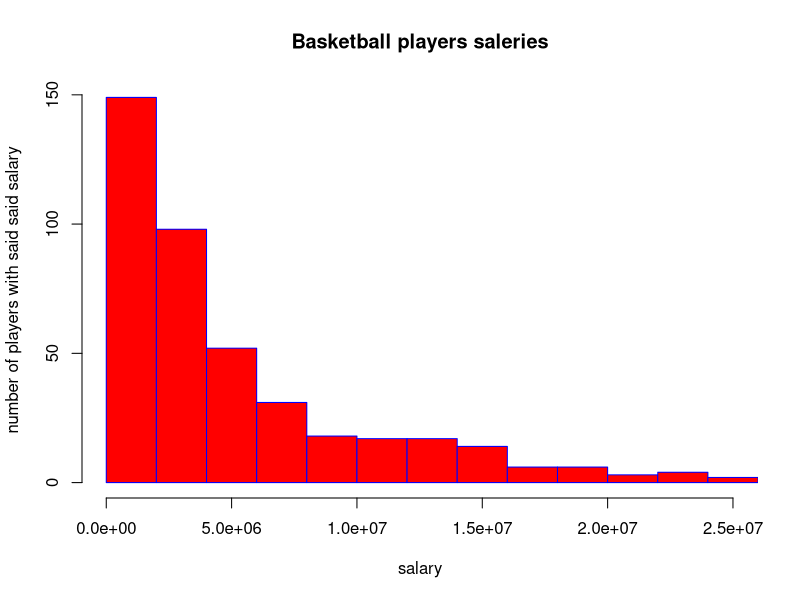

Write R code to recreate this figure.
# Create data for the graph.
v <-  c(30888,
49709,
49709,
55722,
55722,
55722,
61776,
99418,
99418,
111444,
111444,
111444,
169883,
258489,
289755,
289755,
525093,
525093,
525093,
525093,
525093,
525093,
525093,
525093,
525093,
525093,
525093,
525093,
525093,
561716,
600000,
625093,
650000,
700000,
700902,
800321,
845059,
845059,
845059,
845059,
845059,
845059,
845059,
845059,
845059,
855000,
874837,
900000,
947276,
947276,
947276,
947276,
947276,
947276,
947276,
947276,
947276,
947276,
947726,
981348,
981348,
981348,
981348,
981348,
1000000,
1000000,
1000000,
1007026,
1007026,
1015421,
1015421,
1015421,
1015421,
1035000,
1074169,
1100000,
1100602,
1100602,
1100602,
1100602,
1100602,
1131960,
1140240,
1140240,
1142880,
1147276,
1148640,
1149500,
1150000,
1155600,
1159680,
1160160,
1164858,
1170960,
1175880,
1185784,
1185784,
1200000,
1201440,
1210800,
1230840,
1242720,
1252440,
1270964,
1270964,
1276000,
1282080,
1294440,
1300000,
1304520,
1320000,
1335480,
1348440,
1358880,
1362897,
1391160,
1404600,
1415520,
1449000,
1449187,
1463040,
1474440,
1499187,
1500000,
1500000,
1509360,
1524000,
1535880,
1572360,
1584480,
1599840,
1635476,
1636842,
1646400,
1662360,
1706225,
1709719,
1724250,
1733040,
1749840,
1763400,
1824360,
1842000,
1842000,
1920240,
1938840,
1953960,
2000000,
2000000,
2008748,
2021520,
2038206,
2041080,
2050000,
2056920,
2100000,
2109294,
2127840,
2139000,
2139000,
2144772,
2148360,
2165160,
2170465,
2170465,
2170465,
2179353,
2239800,
2250000,
2279040,
2288205,
2288205,
2357760,
2380440,
2380593,
2399040,
2433333,
2481720,
2489530,
2500000,
2500000,
2500000,
2505720,
2525160,
2569260,
2612520,
2616975,
2637720,
2658240,
2750000,
2814000,
2814000,
2814000,
2836186,
2836768,
2841960,
2850000,
2854940,
2854940,
2854940,
2869440,
2891760,
2894059,
2900000,
2900000,
2943221,
3000000,
3000000,
3000000,
3034356,
3036927,
3075880,
3102240,
3110796,
3132240,
3135000,
3156600,
3189794,
3272091,
3300000,
3333333,
3344000,
3376000,
3382023,
3398280,
3425510,
3425510,
3431040,
3457800,
3533333,
3542500,
3553917,
3578947,
3741480,
3750000,
3750000,
3777720,
3807120,
3815000,
3873398,
3950001,
3950313,
4000000,
4000000,
4000000,
4000000,
4000000,
4050000,
4053446,
4088019,
4131720,
4171680,
4204200,
4236287,
4290000,
4300000,
4300000,
4345000,
4375000,
4389607,
4394225,
4440000,
4500000,
4500000,
4582680,
4626960,
4660482,
4662960,
4775000,
4950000,
5000000,
5000000,
5000000,
5013559,
5016000,
5103120,
5138430,
5152440,
5158539,
5192520,
5200000,
5219169,
5250000,
5378974,
5464000,
5500000,
5500000,
5543725,
5543725,
5543725,
5613500,
5613500,
5675000,
5675000,
5694674,
5703600,
5746479,
5758680,
6000000,
6060606,
6110034,
6268675,
6270000,
6300000,
6331404,
6486486,
6500000,
6500000,
6600000,
6796117,
6912869,
6980802,
7000000,
7000000,
7000000,
7000000,
7008475,
7070730,
7085000,
7085000,
7402812,
7448760,
7500000,
7700000,
7730337,
7900000,
8000000,
8000000,
8000000,
8000000,
8042895,
8193029,
8193030,
8229375,
8333334,
8344497,
8500000,
8500000,
8988765,
9000000,
9213483,
9450000,
9463484,
9500000,
9588426,
9638555,
9756250,
10000000,
10050000,
10105855,
10151612,
10300000,
10449438,
10522500,
10595507,
10734586,
11217391,
11235955,
11235955,
11250000,
11370786,
11710456,
12000000,
12000000,
12000000,
12100000,
12250000,
12403101,
12404495,
12650000,
12700000,
13000000,
13000000,
13125306,
13400000,
13437500,
13500000,
13500000,
13600000,
13800000,
13913044,
14000000,
14260870,
14260870,
14700000,
14783000,
15361500,
15409570,
15493680,
15501000,
15514031,
15592217,
15756438,
15851950,
15851950,
16000000,
16407500,
16407500,
16407500,
16407501,
16744218,
17120106,
18671659,
18907726,
19688000,
19689000,
19689000,
20000000,
20093064,
20158622,
21468695,
22192730,
22359364,
22875000,
22970500,
24894863,
25000000
)

# Give the chart file a name.
png(file = "histogram.png")
limit <- c(30888, 25000000)
# Create the histogram.
hist(v,xlim = limit,main="Basketball players saleries",xlab = "salary", ylab="number of players with said said salary",col = "red",border = "blue")

# Save the file.
dev.off()

